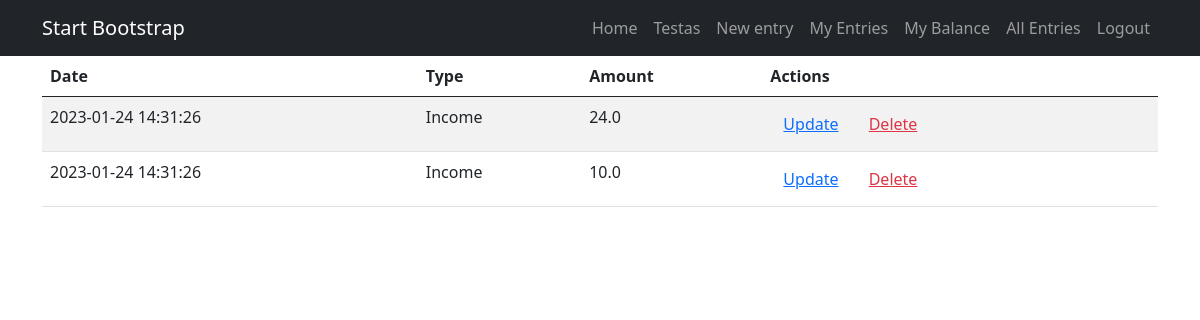
The app's page /entries (signed in), older data.
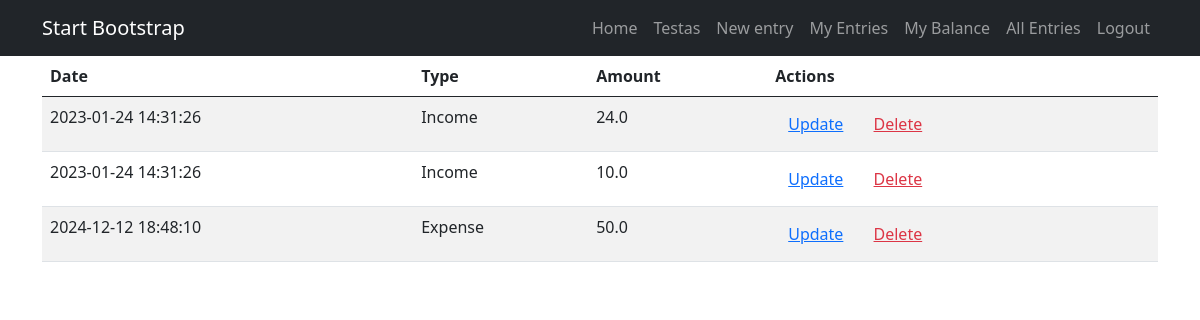
The same page, newer data.
### app.py (models this page shows)
class Entry(db.Model):
    __tablename__ = 'entries'
    id = db.Column(db.Integer, primary_key=True)
    date = db.Column(DateTime, default=datetime.now())
    income = db.Column(db.Boolean)
    sum = db.Column(db.Float)
    user_id = db.Column(db.Integer, db.ForeignKey('users.id'))
    user = db.relationship('User', lazy=True)

### app.py (the view)
@app.route('/entries')
@login_required
def entries():
    my_entries = Entry.query.filter_by(user_id=current_user.id).all()
    return render_template('entries.html', all_entries=my_entries, datetime=datetime)

### app.py (called while the page is built)
@login_manager.user_loader
def load_user(user_id):
    return User.query.get(int(user_id))

### templates/entries.html
{% extends "base.html" %}
{% block content %}
<table class="table table-striped">
    <thead>
        <tr>
            <th>Date</th>
            <th>Type</th>
            <th>Amount</th>
            <th>Actions</th>
        </tr>
    </thead>
    <tbody>
        {% for entry in all_entries %}
        <tr>
            <td>{{ entry.date.strftime('%Y-%m-%d %H:%M:%S') }}</td>
            <td>{{ "Income" if entry.income else "Expense" }}</td>
            <td>{{ entry.sum }}</td>
            <td>
                <a href="{{ url_for('update', id=entry.id) }}" class="btn btn-link text-primary">Update</a>
                <a href="{{ url_for('delete', id=entry.id) }}" class="btn btn-link text-danger">Delete</a>
            </td>
        </tr>
        {% endfor %}
    </tbody>
</table>
{% endblock %}

Row changes from the older to the newer data that the page shows:
added Entry: date "2024-12-12 18:48:10", income "Expense", sum "50.0"
